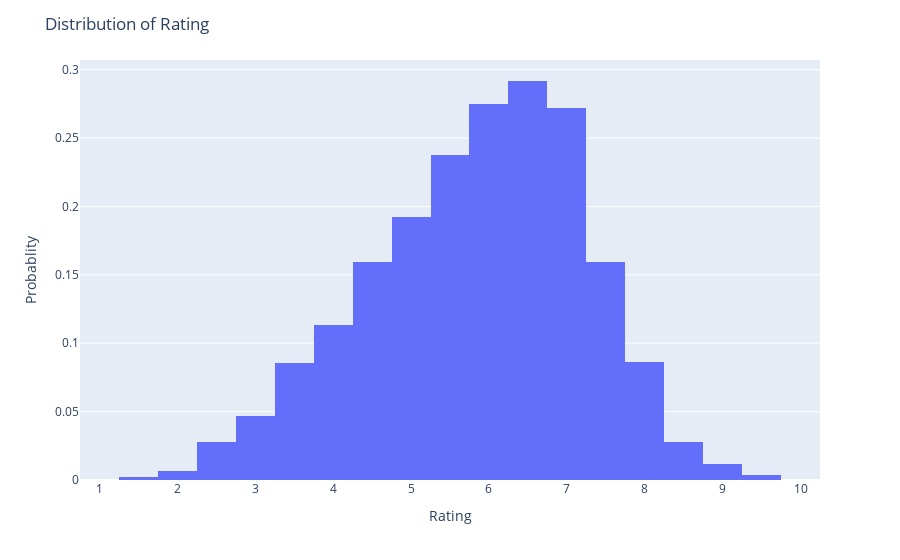

Source (notebook cell):
### Code cell
year=px.histogram(movies,x='Rating', histnorm='probability density' , nbins=30)
year.update_layout(title='Distribution of Rating' ,xaxis_title='Rating' , yaxis_title='Probablity')
year.show()

### Figure 1 — Plotly figure (JSON) as saved in the notebook; plotly's stock layout.template omitted (floating-point values rounded to 4 significant figures; data arrays with more than 128 entries replaced by an {"elided": "..."} marker saying what was removed)
{"data": [{"alignmentgroup": "True", "bingroup": "x", "histnorm": "probability density", "hovertemplate": "Rating=%{x}<br>probability density=%{y}<extra></extra>", "legendgroup": "", "marker": {"color": "#636efa", "pattern": {"shape": ""}}, "name": "", "nbinsx": 30, "offsetgroup": "", "orientation": "v", "showlegend": false, "type": "histogram", "x": {"elided": "15509 float values"}, "xaxis": "x", "yaxis": "y"}], "layout": {"barmode": "relative", "legend": {"tracegroupgap": 0}, "margin": {"t": 60}, "title": {"text": "Distribution of Rating"}, "xaxis": {"anchor": "y", "domain": [0, 1], "title": {"text": "Rating"}}, "yaxis": {"anchor": "x", "domain": [0, 1], "title": {"text": "Probablity"}}}}
